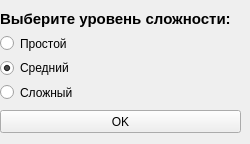
<?xml version="1.0" encoding="UTF-8"?>
<ui version="4.0">
 <class>Form</class>
 <widget class="QWidget" name="Form">
  <property name="geometry">
   <rect>
    <x>0</x>
    <y>0</y>
    <width>250</width>
    <height>144</height>
   </rect>
  </property>
  <property name="minimumSize">
   <size>
    <width>250</width>
    <height>144</height>
   </size>
  </property>
  <property name="maximumSize">
   <size>
    <width>250</width>
    <height>144</height>
   </size>
  </property>
  <property name="windowTitle">
   <string>Выбор уровня</string>
  </property>
  <widget class="QWidget" name="verticalLayoutWidget">
   <property name="geometry">
    <rect>
     <x>0</x>
     <y>10</y>
     <width>241</width>
     <height>92</height>
    </rect>
   </property>
   <layout class="QVBoxLayout" name="verticalLayout">
    <item>
     <widget class="QLabel" name="label">
      <property name="styleSheet">
       <string notr="true">font-size: 15px; font-weight: bold</string>
      </property>
      <property name="text">
       <string>Выберите уровень сложности:</string>
      </property>
     </widget>
    </item>
    <item>
     <widget class="QRadioButton" name="easy">
      <property name="text">
       <string>Простой</string>
      </property>
      <attribute name="buttonGroup">
       <string notr="true">buttonGroup</string>
      </attribute>
     </widget>
    </item>
    <item>
     <widget class="QRadioButton" name="medium">
      <property name="text">
       <string>Средний</string>
      </property>
      <property name="checked">
       <bool>true</bool>
      </property>
      <attribute name="buttonGroup">
       <string notr="true">buttonGroup</string>
      </attribute>
     </widget>
    </item>
    <item>
     <widget class="QRadioButton" name="hard">
      <property name="text">
       <string>Сложный</string>
      </property>
      <attribute name="buttonGroup">
       <string notr="true">buttonGroup</string>
      </attribute>
     </widget>
    </item>
   </layout>
  </widget>
  <widget class="QPushButton" name="ok_button">
   <property name="geometry">
    <rect>
     <x>0</x>
     <y>110</y>
     <width>241</width>
     <height>23</height>
    </rect>
   </property>
   <property name="text">
    <string>OK</string>
   </property>
  </widget>
 </widget>
 <resources/>
 <connections/>
 <buttongroups>
  <buttongroup name="buttonGroup"/>
 </buttongroups>
</ui>
